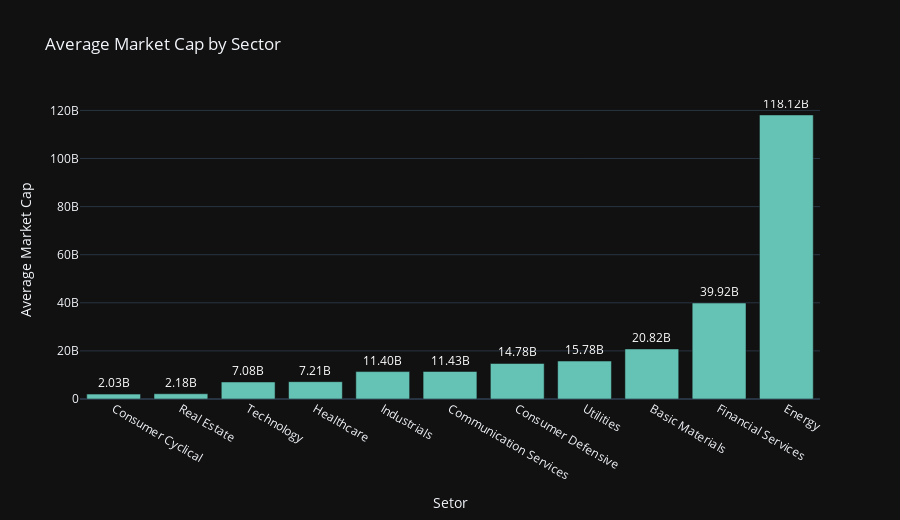

The notebook cell saved with this chart:
### Markdown cell above
#### Market Cap

### Code cell
sector_means = df_fundamentals_numeric_cols.groupby(df_fundamentals_book['sector']).mean()
sector_means = sector_means.sort_values(by=['market_cap', 'total_revenue'], ascending=[True, False])

fig = px.bar(sector_means, x=sector_means.index, y='market_cap', title='Average Market Cap by Sector', color_discrete_sequence=['rgb(100, 195, 181)'], template='plotly_dark', hover_name=sector_means.index)
formatted_market_cap = [f'{x:.2f}B' for x in (sector_means['market_cap'] / 1e9)]
fig.update_traces(text=formatted_market_cap, textposition='outside',textfont=dict(color='white'))
fig.update_layout(xaxis_title='Setor', yaxis_title='Average Market Cap', height = 520)
fig.show()

### Figure 1 — Plotly figure (JSON) as saved in the notebook; plotly's stock layout.template omitted (floating-point values rounded to 4 significant figures)
{"data": [{"alignmentgroup": "True", "hovertemplate": "<b>%{hovertext}</b><br><br>sector=%{x}<br>market_cap=%{y}<extra></extra>", "hovertext": ["Consumer Cyclical", "Real Estate", "Technology", "Healthcare", "Industrials", "Communication Services", "Consumer Defensive", "Utilities", "Basic Materials", "Financial Services", "Energy"], "legendgroup": "", "marker": {"color": "rgb(100, 195, 181)", "pattern": {"shape": ""}}, "name": "", "offsetgroup": "", "orientation": "v", "showlegend": false, "text": ["2.03B", "2.18B", "7.08B", "7.21B", "11.40B", "11.43B", "14.78B", "15.78B", "20.82B", "39.92B", "118.12B"], "textfont": {"color": "white"}, "textposition": "outside", "type": "bar", "x": ["Consumer Cyclical", "Real Estate", "Technology", "Healthcare", "Industrials", "Communication Services", "Consumer Defensive", "Utilities", "Basic Materials", "Financial Services", "Energy"], "xaxis": "x", "y": [2028000000.0, 2185000000.0, 7083303360, 7211000000.0, 11400000000.0, 11430000000.0, 14780000000.0, 15780000000.0, 20820000000.0, 39920000000.0, 118117930476], "yaxis": "y"}], "layout": {"barmode": "relative", "height": 520, "legend": {"tracegroupgap": 0}, "title": {"text": "Average Market Cap by Sector"}, "xaxis": {"anchor": "y", "domain": [0, 1], "title": {"text": "Setor"}}, "yaxis": {"anchor": "x", "domain": [0, 1], "title": {"text": "Average Market Cap"}}}}
